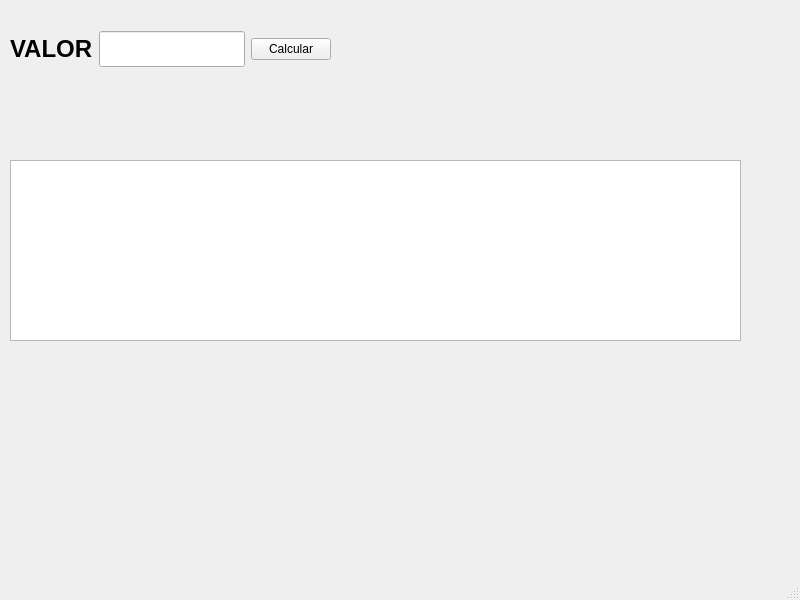
<?xml version="1.0" encoding="UTF-8"?>
<ui version="4.0">
 <class>MainWindow</class>
 <widget class="QMainWindow" name="MainWindow">
  <property name="geometry">
   <rect>
    <x>0</x>
    <y>0</y>
    <width>800</width>
    <height>600</height>
   </rect>
  </property>
  <property name="windowTitle">
   <string>MainWindow</string>
  </property>
  <widget class="QWidget" name="centralwidget">
   <widget class="QTextEdit" name="textEditSaida">
    <property name="geometry">
     <rect>
      <x>10</x>
      <y>160</y>
      <width>731</width>
      <height>181</height>
     </rect>
    </property>
   </widget>
   <widget class="QWidget" name="">
    <property name="geometry">
     <rect>
      <x>10</x>
      <y>30</y>
      <width>321</width>
      <height>39</height>
     </rect>
    </property>
    <layout class="QHBoxLayout" name="horizontalLayout_2">
     <item>
      <layout class="QHBoxLayout" name="horizontalLayout">
       <item>
        <widget class="QLabel" name="label">
         <property name="text">
          <string>&lt;html&gt;&lt;head/&gt;&lt;body&gt;&lt;p&gt;&lt;span style=&quot; font-size:18pt; font-weight:700;&quot;&gt;VALOR&lt;/span&gt;&lt;/p&gt;&lt;/body&gt;&lt;/html&gt;</string>
         </property>
        </widget>
       </item>
       <item>
        <widget class="QLineEdit" name="lineEditValor">
         <property name="font">
          <font>
           <pointsize>18</pointsize>
          </font>
         </property>
        </widget>
       </item>
      </layout>
     </item>
     <item>
      <widget class="QPushButton" name="pushButtonCalcular">
       <property name="text">
        <string>Calcular</string>
       </property>
      </widget>
     </item>
    </layout>
   </widget>
  </widget>
  <widget class="QMenuBar" name="menubar">
   <property name="geometry">
    <rect>
     <x>0</x>
     <y>0</y>
     <width>800</width>
     <height>24</height>
    </rect>
   </property>
  </widget>
  <widget class="QStatusBar" name="statusbar"/>
 </widget>
 <resources/>
 <connections/>
</ui>
